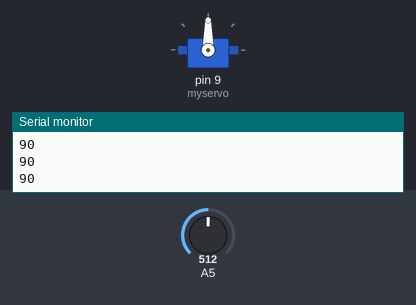
Simulated run of this sketch. Board: Arduino Uno, built with avr-gcc and run on an emulated ATmega328P. Parts: servo, the last lines printed to the serial monitor. The test bench sets the inputs (shaded band); at power-on: A5 = 512.

Above: at 1.2 s.
1.3 s: A5 set to 716
At 2.0 s:
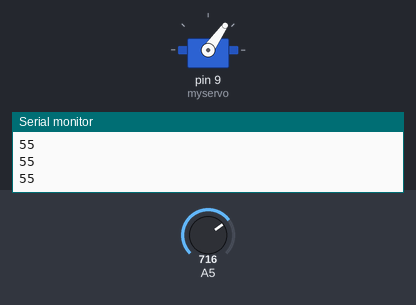
2.8 s: A5 set to 900
At 3.3 s:
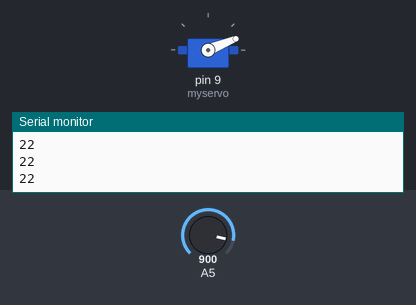
4.3 s: A5 set to 1023
At 4.6 s:
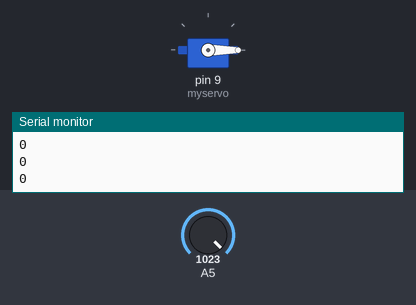
5.8 s: A5 set to 306
At 7.0 s:
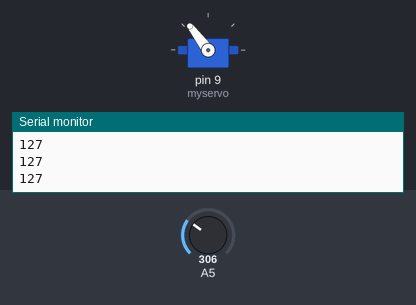
7.3 s: A5 set to 122
At 8.5 s:
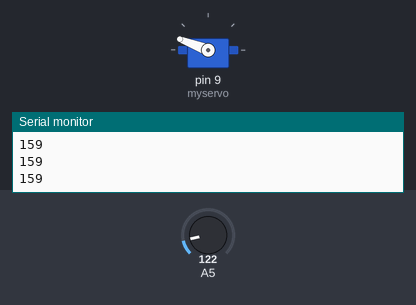
8.8 s: A5 set to 0
At 9.9 s:
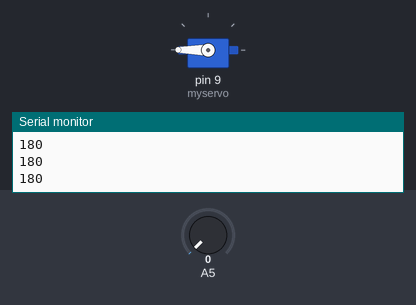
Timing chart, 0 to 11.3 s (numbered marks = the images above; inputs shaded):
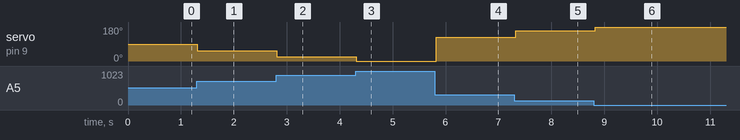

Measured:
- after the input at 1.3 s, servo on pin 9 (myservo): 90° → 55° at once
- after the input at 2.8 s, servo on pin 9 (myservo): 55° → 22° at once
- after the input at 4.3 s, servo on pin 9 (myservo): 22° → 0° at once
- after the input at 5.8 s, servo on pin 9 (myservo): 0° → 127° at once
- after the input at 7.3 s, servo on pin 9 (myservo): 127° → 159° at once
- after the input at 8.8 s, servo on pin 9 (myservo): 159° → 180° at once

The sketch:

ServoPotentiometer.ino
```cpp
#include <Servo.h>

Servo myservo;
int val = 0;

void setup(){
  myservo.attach(9);
  Serial.begin(9600);
}

void loop(){
  val = analogRead(5);
  val = map(val, 0, 1023, 180, 0);

  Serial.println(val);
  myservo.write(val);
  delay(100);
}
```
